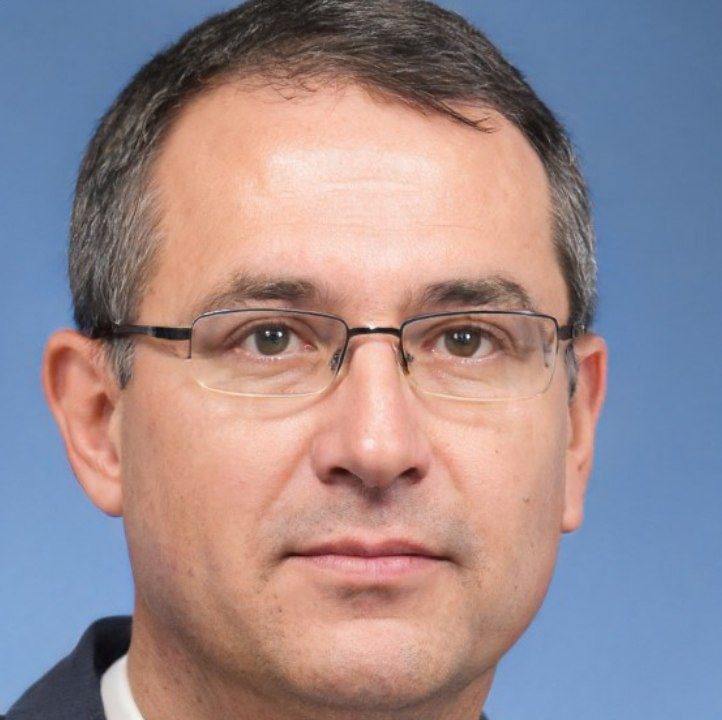
#> input picture img1.jpg, 722 x 720 px
$ jupyter execute j3-opencv.ipynb   (shell and % lines are left out)
#> lines starting #> are read from the running program, lines starting #| are printed output that depends on the picture; after the words box and inside, x2 and y2 are one past the last pixel; in counts of white or black regions, pixels touching at a corner belong together
[cell 1]
import cv2
import matplotlib.pyplot as plt

[cell 2]
img=cv2.imread('img1.jpg')
#> img is the input picture: shape (720, 722, 3); mean B, G, R 143, 137.7, 153.8

[cell 3]
cv2.imshow('ax1',img)
cv2.waitKey(0)
cv2.destroyAllWindows()

[cell 4]
plt.imshow(img)

[cell 5]
img2=cv2.cvtColor(img,cv2.COLOR_BGR2RGB)

[cell 6]
plt.imshow(img2)
plt.show()

[cell 7]
img_cr=img2[45:680,300:970]
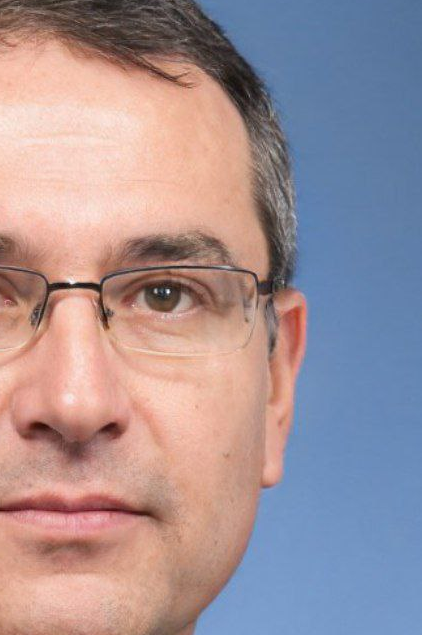
#> img_cr: shape (635, 422, 3); mean R, G, B 162.7, 145.2, 150.9

[cell 8]
plt.close()
plt.imshow(img_cr)
plt.show()

[cell 9]
img_cr.shape
#> Out = (635, 422, 3)

[cell 10]
size= (100,100)
img_resize=cv2.resize(img_cr,size,cv2.INTER_AREA)
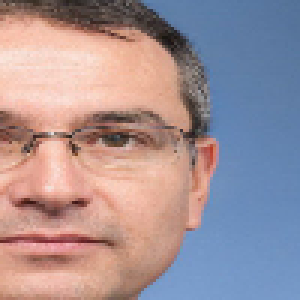
#> img_resize: shape (100, 100, 3) (shown 3 times larger); mean R, G, B 162.6, 145.1, 150.8

[cell 11]
plt.imshow(img_resize)
plt.show()

[cell 12]
img_gray=cv2.cvtColor(img_cr,cv2.COLOR_RGB2GRAY)
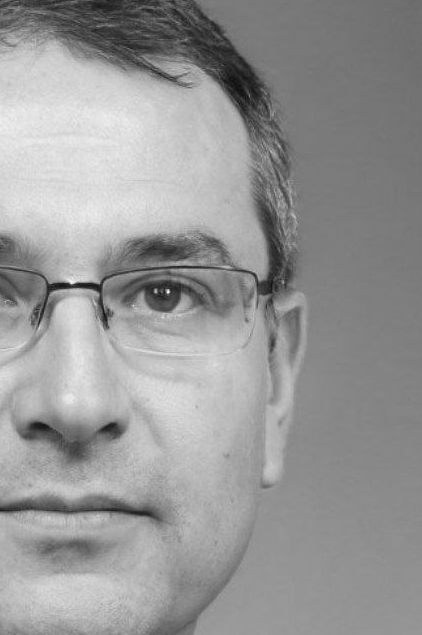
#> img_gray: shape (635, 422); min 14, max 251, mean 151.1

[cell 13]
plt.close()
plt.imshow(img_gray)
plt.show()

cv2.imshow('ax1',img_gray)
cv2.waitKey(0)
cv2.destroyAllWindows()

[cell 14]
def ishow(image):
    cv2.imshow('ax1',image)
    cv2.waitKey(0)
    cv2.destroyAllWindows()

[cell 15]
ret , img_tr=cv2.threshold(img_gray,50,255,0)
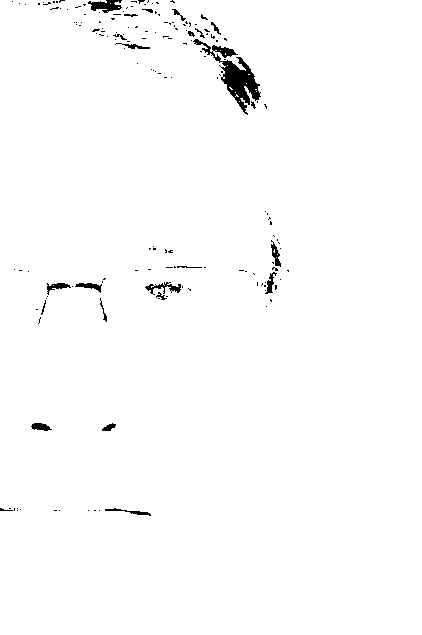
#> img_tr: shape (635, 422); 98.7% white; 168 black regions (145 under 20 px), largest, box (x1, y1, x2, y2) and area: (193, 39, 261, 115) 1386, (88, 0, 122, 13) 266, (145, 282, 181, 295) 177
ishow(img_tr)
print(ret)

[cell 16]
imgc=img.copy()
cv2.rectangle(imgc,(430,230),(800,570),(0,255,0),3)
cv2.putText(imgc,"Martin",(430,200),cv2.FONT_HERSHEY_COMPLEX,2,(0,255,0),3)
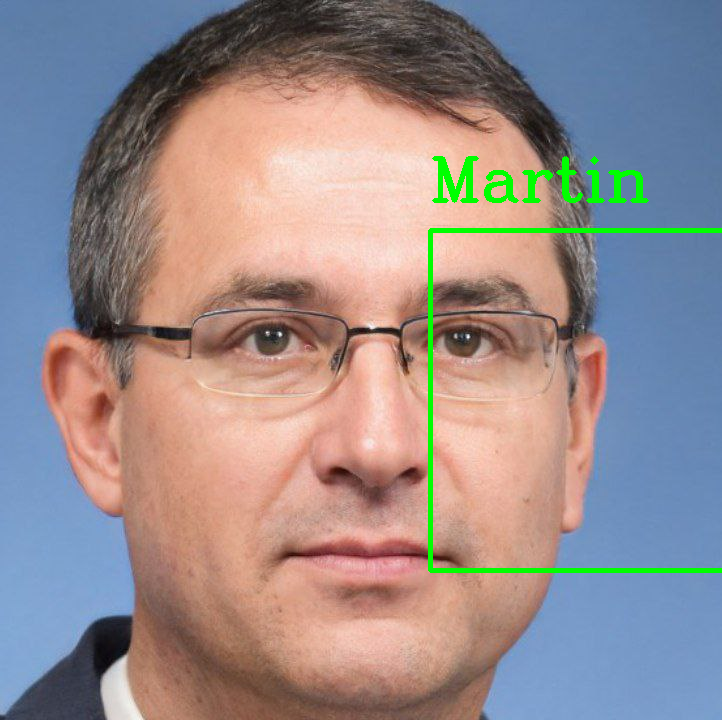
#> imgc: shape (720, 722, 3); mean B, G, R 140.6, 139.3, 151.1
ishow(imgc)
